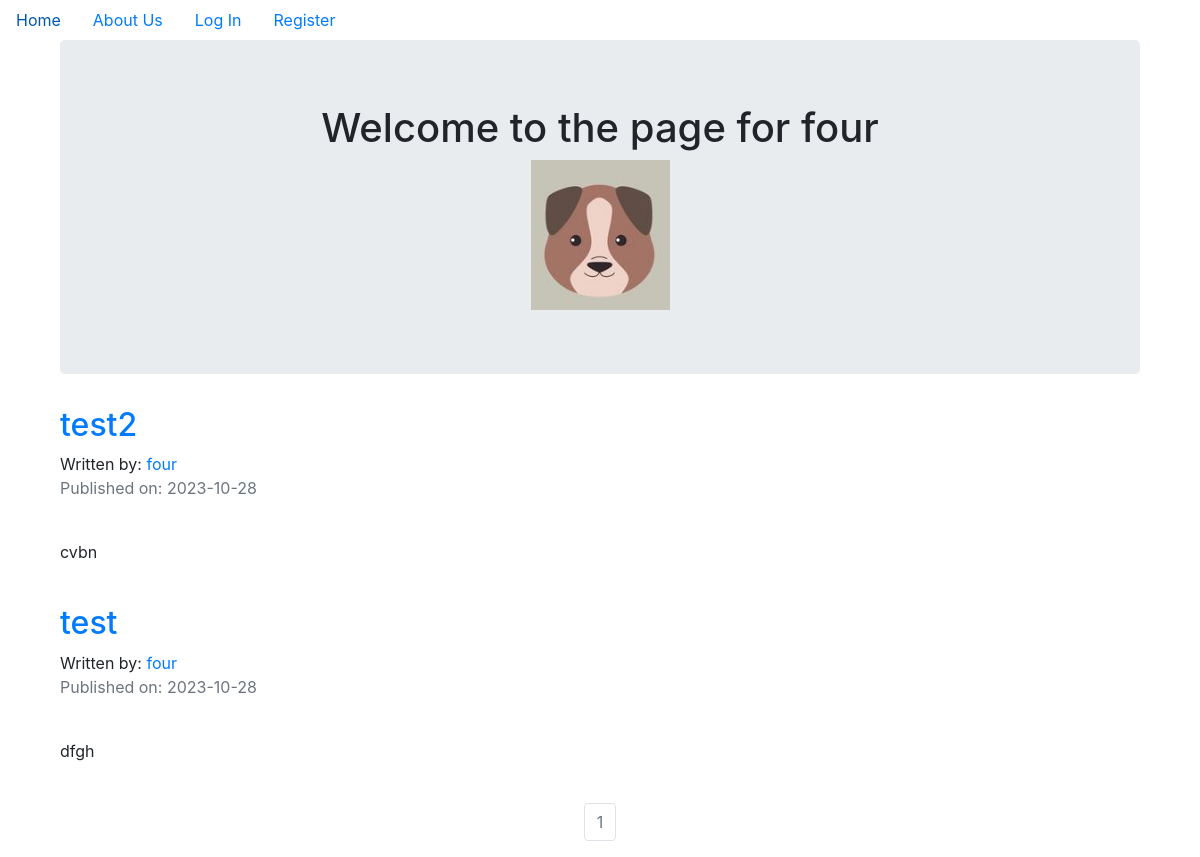
/four, run on the app's committed database.
### blogsitepost/models.py (models this page shows, shortened)
class User(db.Model, UserMixin):
    __tablename__ = 'users'
    id = db.Column(db.Integer, primary_key=True)
    profile_image = db.Column(db.String(20), nullable=False, default='default_profile.png')
    email = db.Column(db.String(64), unique=True, index=True)
    username = db.Column(db.String(64), unique=True, index=True)
    password_hash = db.Column(db.String(128))
    posts = db.relationship('BlogPost', backref='author', lazy=True)

class BlogPost(db.Model):
    users = db.relationship(User)
    id = db.Column(db.Integer, primary_key=True)
    user_id = db.Column(db.Integer, db.ForeignKey('users.id'), nullable=False)
    date = db.Column(db.DateTime, nullable=False, default=datetime.utcnow)
    title = db.Column(db.String(140), nullable=False)
    text = db.Column(db.Text, nullable=False)

### blogsitepost/users/views.py (the view)
@users.route('/<username>')
def user_posts(username):
    page = request.args.get('page',1,type=int)
    user = User.query.filter_by(username=username).first_or_404()
    blog_posts = BlogPost.query.filter_by(author=user).order_by(BlogPost.date.desc()).paginate(page=page,per_page=5)
    return render_template('user_blog_posts.html',blog_posts=blog_posts,user=user)

### blogsitepost/templates/user_blog_posts.html (shortened to what this page needs)
{% extends "base.html" %}
{% block content %}
<div class="container">
  <div class="jumbotron">
    <div align='center'>
      <h1 >Welcome to the page for {{user.username}}</h1>
      <img align='center' src="{{ url_for('static', filename='profile_pics/' + user.profile_image) }}">
    </div>
  </div>
{% for post in blog_posts.items %}
  <h2><a href="{{ url_for('blog_posts.blog_post', blog_post_id=post.id) }}">{{ post.title }}</a></h2>
  Written by: <a href="{{ url_for('users.user_posts', username=post.author.username) }}">{{ post.author.username }}</a>
  <p class="text-muted">Published on: {{ post.date.strftime('%Y-%m-%d') }}</p>
  <br>
  <p>{{post.text}}</p>
  <br>
{% endfor %}
</div>
<nav aria-label="Page navigation example">
  <ul class="pagination justify-content-center">
    {% for page_num in blog_posts.iter_pages(left_edge=1, right_edge=1, left_current=1, right_current=2) %}
            {% if blog_posts.page == page_num %}
              <li class="page-item disabled">
                <a class="page-link" href="{{ url_for('users.user_posts', username=user.username, page=page_num) }}">{{ page_num }}</a></li>
            {% else %}
              <li class="page-item"><a class="page-link" href="{{ url_for('users.user_posts', username=user.username, page=page_num) }}">{{ page_num }}</a></li>
            {% endif %}
    {% endfor %}
  </ul>
</nav>
{% endblock content %}

### data on the page
User: username "four", profile_image (placeholder picture)
BlogPost: title "test2", author.username "four", date "2023-10-28", text "cvbn"
BlogPost: title "test", author.username "four", date "2023-10-28", text "dfgh"

### other printed values
{{ page_num }} "1"
